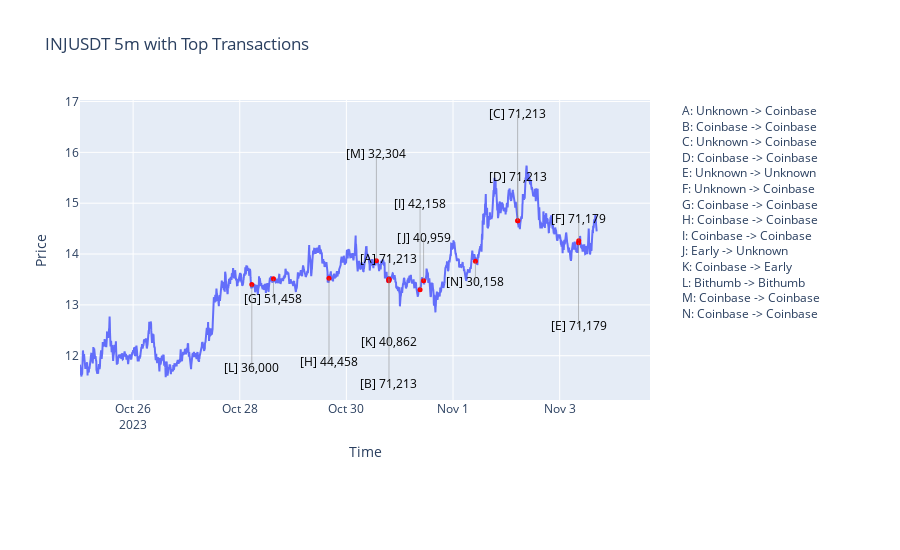

The notebook cell saved with this chart:
### Code cell
fig = go.Figure()

# Add price line
fig.add_trace(go.Scatter(x=PRICE_DATA.index, y=PRICE_DATA['close'], mode='lines', name='Price'))

label_positions = []
kdtree = None
point_x, point_y, label_x, label_y = [], [], [], []

# Calculate y-axis range for label positioning
min_price, max_price = min(PRICE_DATA['close']), max(PRICE_DATA['close'])
buffer = (max_price - min_price) * 0.1

chart_labels = []
legend_dict = {}

for idx, (i, row) in enumerate(nansen_df.iterrows()):
    trade_time = row['time']
    trade_value = row['value']
    
    # Address info
    from_address = row['from_address'].split(' ')[0]
    to_address = row['to_address'].split(' ')[0]
    
    # String for legend and chart label
    legend_str = f"{from_address} -> {to_address}"
    chart_label = f"[{chr(65 + idx)}] {trade_value}"
    
    # Update legend dictionary
    legend_dict[chr(65 + idx)] = legend_str
    
    closest_time_index = np.abs(PRICE_DATA.index.to_pydatetime() - pd.Timestamp(trade_time).to_pydatetime()).argmin()
    closest_time = PRICE_DATA.index[closest_time_index]
    trade_price = PRICE_DATA.loc[closest_time, 'close']

    # Store actual points
    point_x.append(closest_time)
    point_y.append(trade_price)

    # Generate candidate label positions
    candidate_positions = [(trade_price + i * buffer, 'up') for i in range(1, 6)] + \
                          [(trade_price - i * buffer, 'down') for i in range(1, 6)]

    # Use k-d tree to find optimal label position
    if kdtree:
        distances, _ = kdtree.query(np.array([pos[0] for pos in candidate_positions]).reshape(-1, 1))
    else:
        distances = [float('inf')] * len(candidate_positions)

    optimal_position, _ = candidate_positions[np.argmax(distances)]
    label_positions.append([optimal_position])
    kdtree = cKDTree(np.array(label_positions).reshape(-1, 1))

    label_x.append(closest_time)
    label_y.append(optimal_position)
    chart_labels.append(chart_label)

# Add points and labels
fig.add_trace(go.Scatter(x=point_x, y=point_y, mode='markers', marker=dict(color='red', size=5), name='TX Points', legendgroup='group'))
fig.add_trace(go.Scatter(x=label_x, y=label_y, mode='text', text=chart_labels, name='TX Values', textfont=dict(color='black', size=12)))


# Add lines connecting labels to points
for px, py, lx, ly in zip(point_x, point_y, label_x, label_y):
    fig.add_shape(type="line", x0=px, y0=py, x1=lx, y1=ly, line=dict(color="Gray", width=0.5))

# Update layout with custom legend
legend_text = "<br>".join([f"{key}: {value}" for key, value in legend_dict.items()])
one_day_later = max(PRICE_DATA.index) + timedelta(days=1)
fig.update_layout(
    title=f"{TOKEN_NAME} 5m with Top Transactions",
    xaxis=dict(
        range=[min(PRICE_DATA.index), one_day_later]
    ),
    xaxis_title='Time',
    yaxis_title='Price',
    xaxis_rangeslider_visible=False,
    showlegend=False,
    annotations=[dict(
        x=1.05,
        y=1,
        align="left",
        valign="top",
        text=legend_text,
        showarrow=False,
        xref="paper",
        yref="paper",
        xanchor="left",
        yanchor="top",
        width=300
    )],
    height=550,
    margin=dict(
        r=250,
        b=150
    )
)

fig.show()

### Figure 1 — Plotly figure (JSON) as saved in the notebook; plotly's stock layout.template omitted (floating-point values rounded to 4 significant figures; data arrays with more than 128 entries replaced by an {"elided": "..."} marker saying what was removed)
{"data": [{"mode": "lines", "name": "Price", "type": "scatter", "x": {"elided": "2792 str values"}, "y": {"elided": "2792 float values"}}, {"legendgroup": "group", "marker": {"color": "red", "size": 5}, "mode": "markers", "name": "TX Points", "type": "scatter", "x": ["2023-10-30T19:05:00", "2023-10-30T19:10:00", "2023-11-02T05:05:00", "2023-11-02T05:10:00", "2023-11-03T08:30:00", "2023-11-03T08:35:00", "2023-10-28T15:10:00", "2023-10-29T16:10:00", "2023-10-31T09:10:00", "2023-10-31T10:45:00", "2023-10-30T19:10:00", "2023-10-28T05:25:00", "2023-10-30T13:30:00", "2023-11-01T10:05:00"], "y": [13.48, 13.51, 14.65, 14.66, 14.22, 14.26, 13.51, 13.52, 13.3, 13.47, 13.51, 13.4, 13.87, 13.86]}, {"mode": "text", "name": "TX Values", "text": ["[A] 71,213", "[B] 71,213", "[C] 71,213", "[D] 71,213", "[E] 71,179", "[F] 71,179", "[G] 51,458", "[H] 44,458", "[I] 42,158", "[J] 40,959", "[K] 40,862", "[L] 36,000", "[M] 32,304", "[N] 30,158"], "textfont": {"color": "black", "size": 12}, "type": "scatter", "x": ["2023-10-30T19:05:00", "2023-10-30T19:10:00", "2023-11-02T05:05:00", "2023-11-02T05:10:00", "2023-11-03T08:30:00", "2023-11-03T08:35:00", "2023-10-28T15:10:00", "2023-10-29T16:10:00", "2023-10-31T09:10:00", "2023-10-31T10:45:00", "2023-10-30T19:10:00", "2023-10-28T05:25:00", "2023-10-30T13:30:00", "2023-11-01T10:05:00"], "y": [13.89, 11.42, 16.73, 15.49, 12.56, 14.68, 13.1, 11.86, 14.96, 14.31, 12.26, 11.74, 15.95, 13.44]}], "layout": {"annotations": [{"align": "left", "showarrow": false, "text": "A: Unknown -> Coinbase<br>B: Coinbase -> Coinbase<br>C: Unknown -> Coinbase<br>D: Coinbase -> Coinbase<br>E: Unknown -> Unknown<br>F: Unknown -> Coinbase<br>G: Coinbase -> Coinbase<br>H: Coinbase -> Coinbase<br>I: Coinbase -> Coinbase<br>J: Early -> Unknown<br>K: Coinbase -> Early<br>L: Bithumb -> Bithumb<br>M: Coinbase -> Coinbase<br>N: Coinbase -> Coinbase", "valign": "top", "width": 300, "x": 1.05, "xanchor": "left", "xref": "paper", "y": 1, "yanchor": "top", "yref": "paper"}], "height": 550, "margin": {"b": 150, "r": 250}, "shapes": [{"line": {"color": "Gray", "width": 0.5}, "type": "line", "x0": "2023-10-30T19:05:00", "x1": "2023-10-30T19:05:00", "y0": 13.48, "y1": 13.89}, {"line": {"color": "Gray", "width": 0.5}, "type": "line", "x0": "2023-10-30T19:10:00", "x1": "2023-10-30T19:10:00", "y0": 13.51, "y1": 11.42}, {"line": {"color": "Gray", "width": 0.5}, "type": "line", "x0": "2023-11-02T05:05:00", "x1": "2023-11-02T05:05:00", "y0": 14.65, "y1": 16.73}, {"line": {"color": "Gray", "width": 0.5}, "type": "line", "x0": "2023-11-02T05:10:00", "x1": "2023-11-02T05:10:00", "y0": 14.66, "y1": 15.49}, {"line": {"color": "Gray", "width": 0.5}, "type": "line", "x0": "2023-11-03T08:30:00", "x1": "2023-11-03T08:30:00", "y0": 14.22, "y1": 12.56}, {"line": {"color": "Gray", "width": 0.5}, "type": "line", "x0": "2023-11-03T08:35:00", "x1": "2023-11-03T08:35:00", "y0": 14.26, "y1": 14.68}, {"line": {"color": "Gray", "width": 0.5}, "type": "line", "x0": "2023-10-28T15:10:00", "x1": "2023-10-28T15:10:00", "y0": 13.51, "y1": 13.1}, {"line": {"color": "Gray", "width": 0.5}, "type": "line", "x0": "2023-10-29T16:10:00", "x1": "2023-10-29T16:10:00", "y0": 13.52, "y1": 11.86}, {"line": {"color": "Gray", "width": 0.5}, "type": "line", "x0": "2023-10-31T09:10:00", "x1": "2023-10-31T09:10:00", "y0": 13.3, "y1": 14.96}, {"line": {"color": "Gray", "width": 0.5}, "type": "line", "x0": "2023-10-31T10:45:00", "x1": "2023-10-31T10:45:00", "y0": 13.47, "y1": 14.31}, {"line": {"color": "Gray", "width": 0.5}, "type": "line", "x0": "2023-10-30T19:10:00", "x1": "2023-10-30T19:10:00", "y0": 13.51, "y1": 12.26}, {"line": {"color": "Gray", "width": 0.5}, "type": "line", "x0": "2023-10-28T05:25:00", "x1": "2023-10-28T05:25:00", "y0": 13.4, "y1": 11.74}, {"line": {"color": "Gray", "width": 0.5}, "type": "line", "x0": "2023-10-30T13:30:00", "x1": "2023-10-30T13:30:00", "y0": 13.87, "y1": 15.95}, {"line": {"color": "Gray", "width": 0.5}, "type": "line", "x0": "2023-11-01T10:05:00", "x1": "2023-11-01T10:05:00", "y0": 13.86, "y1": 13.44}], "showlegend": false, "title": {"text": "INJUSDT 5m with Top Transactions"}, "xaxis": {"range": ["2023-10-25T00:05:00", "2023-11-04T16:40:00"], "rangeslider": {"visible": false}, "title": {"text": "Time"}}, "yaxis": {"title": {"text": "Price"}}}}
